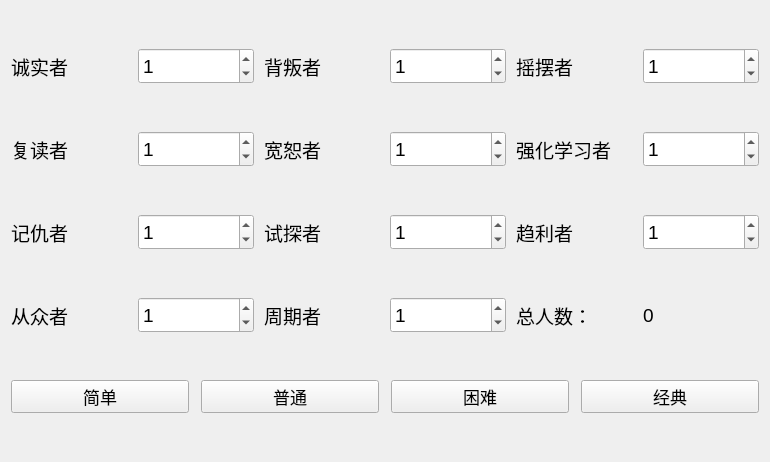
          <widget class="QWidget" name="scrollAreaWidgetContents">
           <property name="geometry">
            <rect>
             <x>0</x>
             <y>0</y>
             <width>770</width>
             <height>462</height>
            </rect>
           </property>
           <layout class="QGridLayout" name="gridLayout_NPC">
            <property name="spacing">
             <number>10</number>
            </property>
            <item row="0" column="0">
             <layout class="QHBoxLayout" name="horizontalLayout">
              <item>
               <widget class="QLabel" name="label">
                <property name="minimumSize">
                 <size>
                  <width>0</width>
                  <height>36</height>
                 </size>
                </property>
                <property name="font">
                 <font>
                  <pointsize>14</pointsize>
                 </font>
                </property>
                <property name="text">
                 <string>诚实者</string>
                </property>
               </widget>
              </item>
              <item>
               <widget class="QSpinBox" name="spinHonestCount">
                <property name="minimumSize">
                 <size>
                  <width>80</width>
                  <height>36</height>
                 </size>
                </property>
                <property name="font">
                 <font>
                  <pointsize>14</pointsize>
                 </font>
                </property>
                <property name="value">
                 <number>1</number>
                </property>
               </widget>
              </item>
             </layout>
            </item>
            <item row="0" column="1">
             <layout class="QHBoxLayout" name="horizontalLayout_2">
              <item>
               <widget class="QLabel" name="label_5">
                <property name="minimumSize">
                 <size>
                  <width>0</width>
                  <height>36</height>
                 </size>
                </property>
                <property name="font">
                 <font>
                  <pointsize>14</pointsize>
                 </font>
                </property>
                <property name="text">
                 <string>背叛者</string>
                </property>
               </widget>
              </item>
              <item>
               <widget class="QSpinBox" name="spinDeceptiveCount">
                <property name="minimumSize">
                 <size>
                  <width>80</width>
                  <height>36</height>
                 </size>
                </property>
                <property name="font">
                 <font>
                  <pointsize>14</pointsize>
                 </font>
                </property>
                <property name="value">
                 <number>1</number>
                </property>
               </widget>
              </item>
             </layout>
            </item>
            <item row="0" column="2">
             <layout class="QHBoxLayout" name="horizontalLayout_3">
              <item>
               <widget class="QLabel" name="label_6">
                <property name="minimumSize">
                 <size>
                  <width>0</width>
                  <height>36</height>
                 </size>
                </property>
                <property name="font">
                 <font>
                  <pointsize>14</pointsize>
                 </font>
                </property>
                <property name="text">
                 <string>摇摆者</string>
                </property>
               </widget>
              </item>
              <item>
               <widget class="QSpinBox" name="spinSwingerCount">
                <property name="minimumSize">
                 <size>
                  <width>80</width>
                  <height>36</height>
                 </size>
                </property>
                <property name="font">
                 <font>
                  <pointsize>14</pointsize>
                 </font>
                </property>
                <property name="value">
                 <number>1</number>
                </property>
               </widget>
              </item>
             </layout>
            </item>
            <item row="1" column="0">
             <layout class="QHBoxLayout" name="horizontalLayout_4">
              <item>
               <widget class="QLabel" name="label_7">
                <property name="minimumSize">
                 <size>
                  <width>0</width>
                  <height>36</height>
                 </size>
                </property>
                <property name="font">
                 <font>
                  <pointsize>14</pointsize>
                 </font>
                </property>
                <property name="text">
                 <string>复读者</string>
                </property>
               </widget>
              </item>
              <item>
               <widget class="QSpinBox" name="spinRepeaterCount">
                <property name="minimumSize">
                 <size>
                  <width>80</width>
                  <height>36</height>
                 </size>
                </property>
                <property name="font">
                 <font>
                  <pointsize>14</pointsize>
                 </font>
                </property>
                <property name="value">
                 <number>1</number>
                </property>
               </widget>
              </item>
             </layout>
            </item>
            <item row="1" column="1">
             <layout class="QHBoxLayout" name="horizontalLayout_5">
              <item>
               <widget class="QLabel" name="label_9">
                <property name="minimumSize">
                 <size>
                  <width>0</width>
                  <height>36</height>
                 </size>
                </property>
                <property name="font">
                 <font>
                  <pointsize>14</pointsize>
                 </font>
                </property>
                <property name="text">
                 <string>宽恕者</string>
                </property>
               </widget>
              </item>
              <item>
               <widget class="QSpinBox" name="spinForgivingCount">
                <property name="minimumSize">
                 <size>
                  <width>80</width>
                  <height>36</height>
                 </size>
                </property>
                <property name="font">
                 <font>
                  <pointsize>14</pointsize>
                 </font>
                </property>
                <property name="value">
                 <number>1</number>
                </property>
               </widget>
              </item>
             </layout>
            </item>
            <item row="1" column="2">
             <layout class="QHBoxLayout" name="horizontalLayout_6">
              <item>
               <widget class="QLabel" name="label_8">
                <property name="minimumSize">
                 <size>
                  <width>0</width>
                  <height>36</height>
                 </size>
                </property>
                <property name="font">
                 <font>
                  <pointsize>14</pointsize>
                 </font>
                </property>
                <property name="text">
                 <string>强化学习者</string>
                </property>
               </widget>
              </item>
              <item>
               <widget class="QSpinBox" name="spinReinforceCount">
                <property name="minimumSize">
                 <size>
                  <width>80</width>
                  <height>36</height>
                 </size>
                </property>
                <property name="font">
                 <font>
                  <pointsize>14</pointsize>
                 </font>
                </property>
                <property name="value">
                 <number>1</number>
                </property>
               </widget>
              </item>
             </layout>
            </item>
            <item row="2" column="0">
             <layout class="QHBoxLayout" name="horizontalLayout_8">
              <item>
               <widget class="QLabel" name="label_11">
                <property name="minimumSize">
                 <size>
                  <width>0</width>
                  <height>36</height>
                 </size>
                </property>
                <property name="font">
                 <font>
                  <pointsize>14</pointsize>
                 </font>
                </property>
                <property name="text">
                 <string>记仇者</string>
                </property>
               </widget>
              </item>
              <item>
               <widget class="QSpinBox" name="spinGrudgerCount">
                <property name="minimumSize">
                 <size>
                  <width>80</width>
                  <height>36</height>
                 </size>
                </property>
                <property name="font">
                 <font>
                  <pointsize>14</pointsize>
                 </font>
                </property>
                <property name="value">
                 <number>1</number>
                </property>
               </widget>
              </item>
             </layout>
            </item>
            <item row="2" column="1">
             <layout class="QHBoxLayout" name="horizontalLayout_9">
              <item>
               <widget class="QLabel" name="label_12">
                <property name="minimumSize">
                 <size>
                  <width>0</width>
                  <height>36</height>
                 </size>
                </property>
                <property name="font">
                 <font>
                  <pointsize>14</pointsize>
                 </font>
                </property>
                <property name="text">
                 <string>试探者</string>
                </property>
               </widget>
              </item>
              <item>
               <widget class="QSpinBox" name="spinDetectiveCount">
                <property name="minimumSize">
                 <size>
                  <width>80</width>
                  <height>36</height>
                 </size>
                </property>
                <property name="font">
                 <font>
                  <pointsize>14</pointsize>
                 </font>
                </property>
                <property name="value">
                 <number>1</number>
                </property>
               </widget>
              </item>
             </layout>
            </item>
            <item row="2" column="2">
             <layout class="QHBoxLayout" name="horizontalLayout_10">
              <item>
               <widget class="QLabel" name="label_13">
                <property name="minimumSize">
                 <size>
                  <width>0</width>
                  <height>36</height>
                 </size>
                </property>
                <property name="font">
                 <font>
                  <pointsize>14</pointsize>
                 </font>
                </property>
                <property name="text">
                 <string>趋利者</string>
                </property>
               </widget>
              </item>
              <item>
               <widget class="QSpinBox" name="spinPavlovCount">
                <property name="minimumSize">
                 <size>
                  <width>80</width>
                  <height>36</height>
                 </size>
                </property>
                <property name="font">
                 <font>
                  <pointsize>14</pointsize>
                 </font>
                </property>
                <property name="value">
                 <number>1</number>
                </property>
               </widget>
              </item>
             </layout>
            </item>
            <item row="3" column="0">
             <layout class="QHBoxLayout" name="horizontalLayout_11">
              <item>
               <widget class="QLabel" name="label_14">
                <property name="minimumSize">
                 <size>
                  <width>0</width>
                  <height>36</height>
                 </size>
                </property>
                <property name="font">
                 <font>
                  <pointsize>14</pointsize>
                 </font>
                </property>
                <property name="text">
                 <string>从众者</string>
                </property>
               </widget>
              </item>
              <item>
               <widget class="QSpinBox" name="spinMajorityCount">
                <property name="minimumSize">
                 <size>
                  <width>80</width>
                  <height>36</height>
                 </size>
                </property>
                <property name="font">
                 <font>
                  <pointsize>14</pointsize>
                 </font>
                </property>
                <property name="value">
                 <number>1</number>
                </property>
               </widget>
              </item>
             </layout>
            </item>
            <item row="3" column="1">
             <layout class="QHBoxLayout" name="horizontalLayout_12">
              <item>
               <widget class="QLabel" name="label_15">
                <property name="minimumSize">
                 <size>
                  <width>0</width>
                  <height>36</height>
                 </size>
                </property>
                <property name="font">
                 <font>
                  <pointsize>14</pointsize>
                 </font>
                </property>
                <property name="text">
                 <string>周期者</string>
                </property>
               </widget>
              </item>
              <item>
               <widget class="QSpinBox" name="spinPeriodicCount">
                <property name="minimumSize">
                 <size>
                  <width>80</width>
                  <height>36</height>
                 </size>
                </property>
                <property name="font">
                 <font>
                  <pointsize>14</pointsize>
                 </font>
                </property>
                <property name="value">
                 <number>1</number>
                </property>
               </widget>
              </item>
             </layout>
            </item>
            <item row="3" column="2">
             <layout class="QHBoxLayout" name="horizontalLayout_7">
              <item>
               <widget class="QLabel" name="label_10">
                <property name="minimumSize">
                 <size>
                  <width>0</width>
                  <height>36</height>
                 </size>
                </property>
                <property name="font">
                 <font>
                  <pointsize>14</pointsize>
                 </font>
                </property>
                <property name="text">
                 <string>总人数：</string>
                </property>
               </widget>
              </item>
              <item>
               <widget class="QLabel" name="lblTotalCount">
                <property name="font">
                 <font>
                  <pointsize>14</pointsize>
                 </font>
                </property>
                <property name="text">
                 <string>0</string>
                </property>
               </widget>
              </item>
             </layout>
            </item>
            <item row="4" column="0" colspan="3">
             <layout class="QHBoxLayout" name="presetLayout">
              <property name="spacing">
               <number>12</number>
              </property>
              <item>
               <widget class="QPushButton" name="btnPresetEasy">
                <property name="minimumSize">
                 <size>
                  <width>0</width>
                  <height>32</height>
                 </size>
                </property>
                <property name="font">
                 <font>
                  <pointsize>13</pointsize>
                 </font>
                </property>
                <property name="text">
                 <string>简单</string>
                </property>
               </widget>
              </item>
              <item>
               <widget class="QPushButton" name="btnPresetNormal">
                <property name="minimumSize">
                 <size>
                  <width>0</width>
                  <height>32</height>
                 </size>
                </property>
                <property name="font">
                 <font>
                  <pointsize>13</pointsize>
                 </font>
                </property>
                <property name="text">
                 <string>普通</string>
                </property>
               </widget>
              </item>
              <item>
               <widget class="QPushButton" name="btnPresetHard">
                <property name="minimumSize">
                 <size>
                  <width>0</width>
                  <height>32</height>
                 </size>
                </property>
                <property name="font">
                 <font>
                  <pointsize>13</pointsize>
                 </font>
                </property>
                <property name="text">
                 <string>困难</string>
                </property>
               </widget>
              </item>
              <item>
               <widget class="QPushButton" name="btnPresetClassic">
                <property name="minimumSize">
                 <size>
                  <width>0</width>
                  <height>32</height>
                 </size>
                </property>
                <property name="font">
                 <font>
                  <pointsize>13</pointsize>
                 </font>
                </property>
                <property name="text">
                 <string>经典</string>
                </property>
               </widget>
              </item>
             </layout>
            </item>
           </layout>
          </widget>
